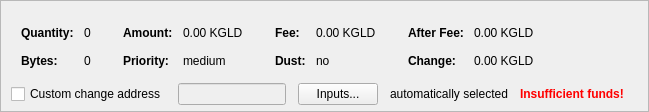
    <widget class="QFrame" name="frameCoinControl">
     <property name="sizePolicy">
      <sizepolicy hsizetype="Expanding" vsizetype="Expanding">
       <horstretch>0</horstretch>
       <verstretch>0</verstretch>
      </sizepolicy>
     </property>
     <property name="maximumSize">
      <size>
       <width>16777215</width>
       <height>16777215</height>
      </size>
     </property>
     <property name="frameShape">
      <enum>QFrame::StyledPanel</enum>
     </property>
     <property name="frameShadow">
      <enum>QFrame::Sunken</enum>
     </property>
     <layout class="QVBoxLayout" name="verticalLayoutCoinControl2">
      <property name="spacing">
       <number>0</number>
      </property>
      <property name="leftMargin">
       <number>0</number>
      </property>
      <property name="topMargin">
       <number>0</number>
      </property>
      <property name="rightMargin">
       <number>0</number>
      </property>
      <property name="bottomMargin">
       <number>6</number>
      </property>
      <item>
       <layout class="QVBoxLayout" name="verticalLayoutCoinControl" stretch="0,0,0">
        <property name="spacing">
         <number>0</number>
        </property>
        <property name="leftMargin">
         <number>10</number>
        </property>
        <property name="topMargin">
         <number>10</number>
        </property>
        <item>
         <layout class="QHBoxLayout" name="horizontalLayoutCoinControl2" stretch="0">
          <property name="spacing">
           <number>8</number>
          </property>
          <property name="bottomMargin">
           <number>10</number>
          </property>
          <item>
           <spacer name="horizontalSpacerCoinControl">
            <property name="orientation">
             <enum>Qt::Horizontal</enum>
            </property>
            <property name="sizeHint" stdset="0">
             <size>
              <width>40</width>
              <height>1</height>
             </size>
            </property>
           </spacer>
          </item>
         </layout>
        </item>
        <item>
         <widget class="QWidget" name="widgetCoinControl" native="true">
          <property name="sizePolicy">
           <sizepolicy hsizetype="Preferred" vsizetype="Preferred">
            <horstretch>0</horstretch>
            <verstretch>0</verstretch>
           </sizepolicy>
          </property>
          <property name="minimumSize">
           <size>
            <width>0</width>
            <height>0</height>
           </size>
          </property>
          <property name="styleSheet">
           <string notr="true"/>
          </property>
          <layout class="QHBoxLayout" name="horizontalLayoutCoinControl5">
           <property name="leftMargin">
            <number>0</number>
           </property>
           <property name="topMargin">
            <number>0</number>
           </property>
           <property name="rightMargin">
            <number>0</number>
           </property>
           <property name="bottomMargin">
            <number>0</number>
           </property>
           <item>
            <layout class="QHBoxLayout" name="horizontalLayoutCoinControl3" stretch="0,0,0,1">
             <property name="spacing">
              <number>20</number>
             </property>
             <property name="topMargin">
              <number>0</number>
             </property>
             <property name="bottomMargin">
              <number>10</number>
             </property>
             <item>
              <layout class="QFormLayout" name="formLayoutCoinControl1">
               <property name="horizontalSpacing">
                <number>10</number>
               </property>
               <property name="verticalSpacing">
                <number>14</number>
               </property>
               <property name="leftMargin">
                <number>10</number>
               </property>
               <property name="topMargin">
                <number>4</number>
               </property>
               <property name="rightMargin">
                <number>6</number>
               </property>
               <item row="0" column="0">
                <widget class="QLabel" name="labelCoinControlQuantityText">
                 <property name="font">
                  <font>
                   <weight>75</weight>
                   <bold>true</bold>
                  </font>
                 </property>
                 <property name="text">
                  <string>Quantity:</string>
                 </property>
                 <property name="margin">
                  <number>0</number>
                 </property>
                </widget>
               </item>
               <item row="0" column="1">
                <widget class="QLabel" name="labelCoinControlQuantity">
                 <property name="cursor">
                  <cursorShape>IBeamCursor</cursorShape>
                 </property>
                 <property name="contextMenuPolicy">
                  <enum>Qt::ActionsContextMenu</enum>
                 </property>
                 <property name="text">
                  <string notr="true">0</string>
                 </property>
                 <property name="margin">
                  <number>0</number>
                 </property>
                 <property name="textInteractionFlags">
                  <set>Qt::LinksAccessibleByMouse|Qt::TextSelectableByKeyboard|Qt::TextSelectableByMouse</set>
                 </property>
                </widget>
               </item>
               <item row="1" column="0">
                <widget class="QLabel" name="labelCoinControlBytesText">
                 <property name="font">
                  <font>
                   <weight>75</weight>
                   <bold>true</bold>
                  </font>
                 </property>
                 <property name="text">
                  <string>Bytes:</string>
                 </property>
                </widget>
               </item>
               <item row="1" column="1">
                <widget class="QLabel" name="labelCoinControlBytes">
                 <property name="cursor">
                  <cursorShape>IBeamCursor</cursorShape>
                 </property>
                 <property name="contextMenuPolicy">
                  <enum>Qt::ActionsContextMenu</enum>
                 </property>
                 <property name="text">
                  <string notr="true">0</string>
                 </property>
                 <property name="textInteractionFlags">
                  <set>Qt::LinksAccessibleByMouse|Qt::TextSelectableByKeyboard|Qt::TextSelectableByMouse</set>
                 </property>
                </widget>
               </item>
              </layout>
             </item>
             <item>
              <layout class="QFormLayout" name="formLayoutCoinControl2">
               <property name="horizontalSpacing">
                <number>10</number>
               </property>
               <property name="verticalSpacing">
                <number>14</number>
               </property>
               <property name="leftMargin">
                <number>6</number>
               </property>
               <property name="topMargin">
                <number>4</number>
               </property>
               <property name="rightMargin">
                <number>6</number>
               </property>
               <item row="0" column="0">
                <widget class="QLabel" name="labelCoinControlAmountText">
                 <property name="font">
                  <font>
                   <weight>75</weight>
                   <bold>true</bold>
                  </font>
                 </property>
                 <property name="text">
                  <string>Amount:</string>
                 </property>
                 <property name="margin">
                  <number>0</number>
                 </property>
                </widget>
               </item>
               <item row="0" column="1">
                <widget class="QLabel" name="labelCoinControlAmount">
                 <property name="cursor">
                  <cursorShape>IBeamCursor</cursorShape>
                 </property>
                 <property name="contextMenuPolicy">
                  <enum>Qt::ActionsContextMenu</enum>
                 </property>
                 <property name="text">
                  <string notr="true">0.00 KGLD</string>
                 </property>
                 <property name="textInteractionFlags">
                  <set>Qt::LinksAccessibleByMouse|Qt::TextSelectableByKeyboard|Qt::TextSelectableByMouse</set>
                 </property>
                </widget>
               </item>
               <item row="1" column="0">
                <widget class="QLabel" name="labelCoinControlPriorityText">
                 <property name="font">
                  <font>
                   <weight>75</weight>
                   <bold>true</bold>
                  </font>
                 </property>
                 <property name="text">
                  <string>Priority:</string>
                 </property>
                </widget>
               </item>
               <item row="1" column="1">
                <widget class="QLabel" name="labelCoinControlPriority">
                 <property name="cursor">
                  <cursorShape>IBeamCursor</cursorShape>
                 </property>
                 <property name="contextMenuPolicy">
                  <enum>Qt::ActionsContextMenu</enum>
                 </property>
                 <property name="text">
                  <string notr="true">medium</string>
                 </property>
                 <property name="textInteractionFlags">
                  <set>Qt::LinksAccessibleByMouse|Qt::TextSelectableByKeyboard|Qt::TextSelectableByMouse</set>
                 </property>
                </widget>
               </item>
              </layout>
             </item>
             <item>
              <layout class="QFormLayout" name="formLayoutCoinControl3">
               <property name="horizontalSpacing">
                <number>10</number>
               </property>
               <property name="verticalSpacing">
                <number>14</number>
               </property>
               <property name="leftMargin">
                <number>6</number>
               </property>
               <property name="topMargin">
                <number>4</number>
               </property>
               <property name="rightMargin">
                <number>6</number>
               </property>
               <item row="0" column="0">
                <widget class="QLabel" name="labelCoinControlFeeText">
                 <property name="font">
                  <font>
                   <weight>75</weight>
                   <bold>true</bold>
                  </font>
                 </property>
                 <property name="text">
                  <string>Fee:</string>
                 </property>
                 <property name="margin">
                  <number>0</number>
                 </property>
                </widget>
               </item>
               <item row="0" column="1">
                <widget class="QLabel" name="labelCoinControlFee">
                 <property name="cursor">
                  <cursorShape>IBeamCursor</cursorShape>
                 </property>
                 <property name="contextMenuPolicy">
                  <enum>Qt::ActionsContextMenu</enum>
                 </property>
                 <property name="text">
                  <string notr="true">0.00 KGLD</string>
                 </property>
                 <property name="textInteractionFlags">
                  <set>Qt::LinksAccessibleByMouse|Qt::TextSelectableByKeyboard|Qt::TextSelectableByMouse</set>
                 </property>
                </widget>
               </item>
               <item row="1" column="0">
                <widget class="QLabel" name="labelCoinControlLowOutputText">
                 <property name="font">
                  <font>
                   <weight>75</weight>
                   <bold>true</bold>
                  </font>
                 </property>
                 <property name="text">
                  <string>Dust:</string>
                 </property>
                </widget>
               </item>
               <item row="1" column="1">
                <widget class="QLabel" name="labelCoinControlLowOutput">
                 <property name="cursor">
                  <cursorShape>IBeamCursor</cursorShape>
                 </property>
                 <property name="contextMenuPolicy">
                  <enum>Qt::ActionsContextMenu</enum>
                 </property>
                 <property name="text">
                  <string notr="true">no</string>
                 </property>
                 <property name="textInteractionFlags">
                  <set>Qt::LinksAccessibleByMouse|Qt::TextSelectableByKeyboard|Qt::TextSelectableByMouse</set>
                 </property>
                </widget>
               </item>
              </layout>
             </item>
             <item>
              <layout class="QFormLayout" name="formLayoutCoinControl4">
               <property name="horizontalSpacing">
                <number>10</number>
               </property>
               <property name="verticalSpacing">
                <number>14</number>
               </property>
               <property name="leftMargin">
                <number>6</number>
               </property>
               <property name="topMargin">
                <number>4</number>
               </property>
               <property name="rightMargin">
                <number>6</number>
               </property>
               <item row="0" column="0">
                <widget class="QLabel" name="labelCoinControlAfterFeeText">
                 <property name="font">
                  <font>
                   <weight>75</weight>
                   <bold>true</bold>
                  </font>
                 </property>
                 <property name="text">
                  <string>After Fee:</string>
                 </property>
                 <property name="margin">
                  <number>0</number>
                 </property>
                </widget>
               </item>
               <item row="0" column="1">
                <widget class="QLabel" name="labelCoinControlAfterFee">
                 <property name="cursor">
                  <cursorShape>IBeamCursor</cursorShape>
                 </property>
                 <property name="contextMenuPolicy">
                  <enum>Qt::ActionsContextMenu</enum>
                 </property>
                 <property name="text">
                  <string notr="true">0.00 KGLD</string>
                 </property>
                 <property name="textInteractionFlags">
                  <set>Qt::LinksAccessibleByMouse|Qt::TextSelectableByKeyboard|Qt::TextSelectableByMouse</set>
                 </property>
                </widget>
               </item>
               <item row="1" column="0">
                <widget class="QLabel" name="labelCoinControlChangeText">
                 <property name="font">
                  <font>
                   <weight>75</weight>
                   <bold>true</bold>
                  </font>
                 </property>
                 <property name="text">
                  <string>Change:</string>
                 </property>
                </widget>
               </item>
               <item row="1" column="1">
                <widget class="QLabel" name="labelCoinControlChange">
                 <property name="cursor">
                  <cursorShape>IBeamCursor</cursorShape>
                 </property>
                 <property name="contextMenuPolicy">
                  <enum>Qt::ActionsContextMenu</enum>
                 </property>
                 <property name="text">
                  <string notr="true">0.00 KGLD</string>
                 </property>
                 <property name="textInteractionFlags">
                  <set>Qt::LinksAccessibleByMouse|Qt::TextSelectableByKeyboard|Qt::TextSelectableByMouse</set>
                 </property>
                </widget>
               </item>
              </layout>
             </item>
            </layout>
           </item>
          </layout>
         </widget>
        </item>
        <item>
         <layout class="QHBoxLayout" name="horizontalLayoutCoinControl4" stretch="0,0,0,0,0,0">
          <property name="spacing">
           <number>12</number>
          </property>
          <property name="sizeConstraint">
           <enum>QLayout::SetDefaultConstraint</enum>
          </property>
          <property name="topMargin">
           <number>5</number>
          </property>
          <property name="rightMargin">
           <number>5</number>
          </property>
          <item>
           <widget class="QCheckBox" name="checkBoxCoinControlChange">
            <property name="toolTip">
             <string>If this is activated, but the change address is empty or invalid, change will be sent to a newly generated address.</string>
            </property>
            <property name="text">
             <string>Custom change address</string>
            </property>
           </widget>
          </item>
          <item>
           <widget class="QValidatedLineEdit" name="lineEditCoinControlChange">
            <property name="enabled">
             <bool>false</bool>
            </property>
            <property name="sizePolicy">
             <sizepolicy hsizetype="Expanding" vsizetype="Fixed">
              <horstretch>0</horstretch>
              <verstretch>0</verstretch>
             </sizepolicy>
            </property>
           </widget>
          </item>
          <item>
           <widget class="QPushButton" name="pushButtonCoinControl">
            <property name="styleSheet">
             <string notr="true"/>
            </property>
            <property name="text">
             <string>Inputs...</string>
            </property>
            <property name="autoDefault">
             <bool>false</bool>
            </property>
           </widget>
          </item>
          <item>
           <widget class="QLabel" name="labelCoinControlAutomaticallySelected">
            <property name="text">
             <string>automatically selected</string>
            </property>
            <property name="margin">
             <number>5</number>
            </property>
           </widget>
          </item>
          <item>
           <widget class="QLabel" name="labelCoinControlInsuffFunds">
            <property name="font">
             <font>
              <weight>75</weight>
              <bold>true</bold>
             </font>
            </property>
            <property name="styleSheet">
             <string notr="true">color:red;font-weight:bold;</string>
            </property>
            <property name="text">
             <string>Insufficient funds!</string>
            </property>
            <property name="margin">
             <number>5</number>
            </property>
           </widget>
          </item>
          <item>
           <widget class="QLabel" name="labelCoinControlChangeLabel">
            <property name="sizePolicy">
             <sizepolicy hsizetype="Preferred" vsizetype="Expanding">
              <horstretch>0</horstretch>
              <verstretch>0</verstretch>
             </sizepolicy>
            </property>
            <property name="minimumSize">
             <size>
              <width>0</width>
              <height>0</height>
             </size>
            </property>
            <property name="text">
             <string/>
            </property>
            <property name="margin">
             <number>3</number>
            </property>
           </widget>
          </item>
         </layout>
        </item>
       </layout>
      </item>
     </layout>
    </widget>
